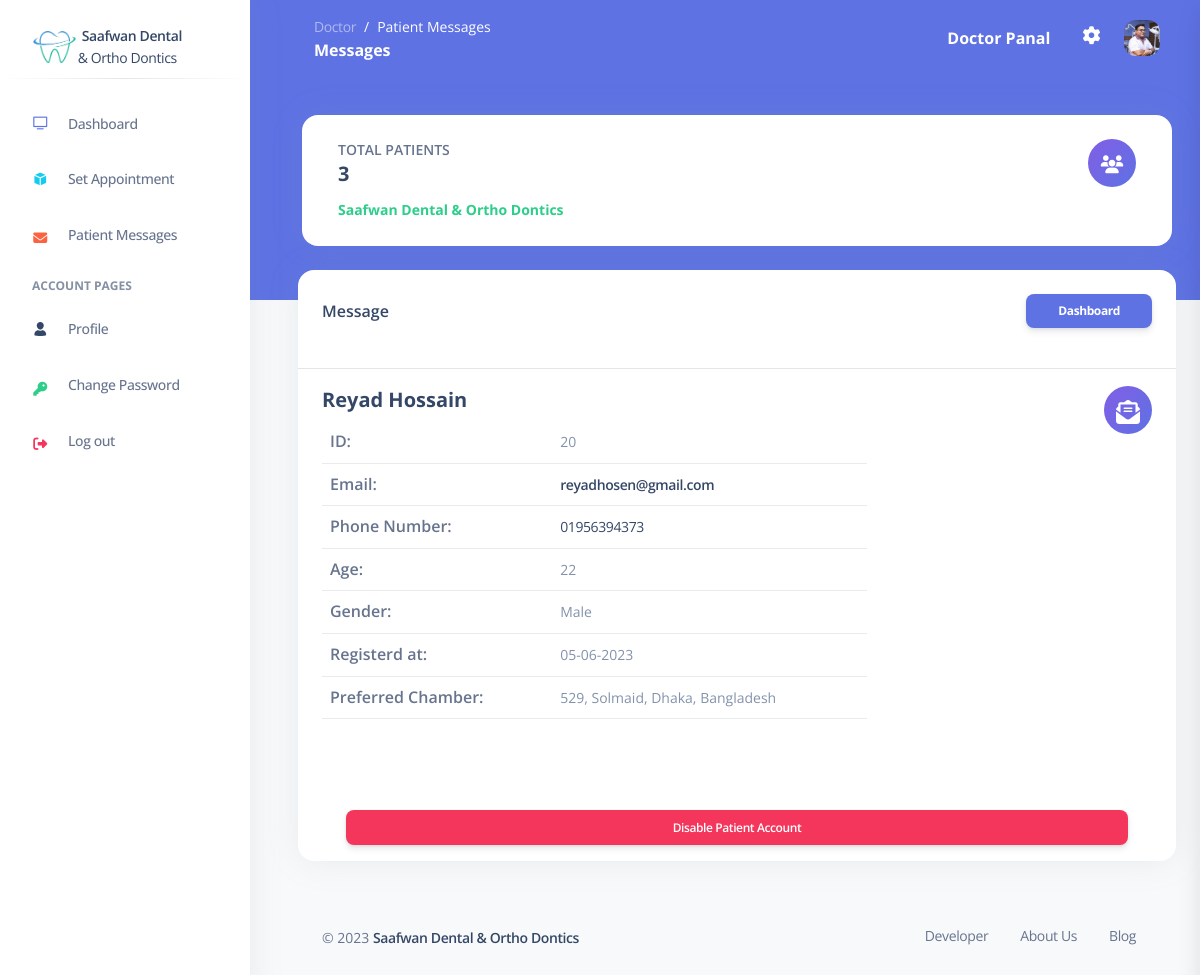
The app's page /View/doctor/patientView.php?patient-id=20 (signed in) with its own data.
### tables this page shows
CREATE TABLE `patients` (
  `id` int(11) NOT NULL,
  `name` varchar(50) NOT NULL,
  `phone` varchar(20) NOT NULL,
  `email` varchar(50) DEFAULT NULL,
  `password` varchar(20) NOT NULL,
  `age` int(200) DEFAULT NULL,
  `gender` varchar(10) DEFAULT NULL,
  `default_chamber` int(11) DEFAULT NULL,
  `created_at` date DEFAULT NULL,
  `status` tinyint(1) DEFAULT NULL
);

CREATE TABLE `doctors` (
  `id` int(11) NOT NULL,
  `name` varchar(50) NOT NULL,
  `email` varchar(50) NOT NULL,
  `phone` varchar(20) NOT NULL,
  `password` varchar(20) NOT NULL,
  `created_at` date DEFAULT NULL,
  `deleted_at` date DEFAULT NULL,
  `chamber1` varchar(250) NOT NULL,
  `chamber2` varchar(250) DEFAULT NULL
);

### View/doctor/patientView.php (the view, shortened to what this page needs)
<!DOCTYPE html>
<html lang="en">
<head>
    <link href="../../assets/css/nucleo-icons.css" rel="stylesheet" />
    <link href="../../assets/css/nucleo-svg.css" rel="stylesheet" />
    <link href="../../assets/css/nucleo-svg.css" rel="stylesheet" />
    <link id="pagestyle" href="../../assets/css/argon-dashboard.css?v=2.0.4" rel="stylesheet" />
</head>
<body class="g-sidenav-show   bg-gray-100">
    <aside class="sidenav bg-white navbar navbar-vertical navbar-expand-xs border-0 fixed-start " id="sidenav-main">
        <?php
        include("../components/doctorSidebar.php");
        function chamber($chamber)
        {
            global $doc;
            if ($chamber == "1")
                return $doc["chamber1"];
            else if ($chamber == "2")
                return $doc["chamber2"];
        }
        if (isset($_GET['patient-id'])) {
            $id = $_GET['patient-id'];
            $user = $db->query("SELECT * FROM patients WHERE id = " . $id . "")->fetch_assoc();
        }
        ?>
    </aside>
    <main class="main-content position-relative border-radius-lg ">
        <nav class="navbar navbar-main navbar-expand-lg px-0 mx-4 shadow-none border-radius-xl " id="navbarBlur" data-scroll="false">
            <div class="container-fluid py-1 px-3">
                <nav aria-label="breadcrumb">
                    <ol class="breadcrumb bg-transparent mb-0 pb-0 pt-1 px-0 me-sm-6 me-5">
                        <li class="breadcrumb-item text-sm"><a class="opacity-5 text-white" href="javascript:;">Doctor</a></li>
                        <li class="breadcrumb-item text-sm text-white active" aria-current="page">Patient Messages</li>
                    </ol>
                    <h6 class="font-weight-bolder text-white mb-0">Messages</h6>
                </nav>
                <div class="collapse navbar-collapse mt-sm-0 mt-2 me-md-0 me-sm-4" id="navbar">
                    <div class="ms-md-auto pe-md-3 d-flex align-items-center">
                        <div class="input-group">
                            <h6 class="font-weight-bolder text-white mb-0">Doctor Panal</h6>
                        </div>
                    </div>
                    <ul class="navbar-nav  justify-content-end">
                        <li class="nav-item px-3 d-flex align-items-center">
                            <a href="javascript:;" class="nav-link text-white p-0">
                                <i class="fa fa-cog fixed-plugin-button-nav cursor-pointer text-lg"></i>
                            </a>
                        </li>
                        <li class="nav-item ps-2 d-flex align-items-center dropdown">
                            <a href="javascript:;" class="nav-link text-body p-0" id="dropdownMenuButton" data-bs-toggle="dropdown" aria-expanded="false">
                                <img src="../../assets/img/profile.jpg" class="avatar avatar-sm" alt="avatar" />
                            </a>
                        </li>
                    </ul>
                </div>
            </div>
        </nav>
        <div class="container-fluid py-4">
            <div class="row mx-1 my-3">
                <div class="card">
                    <div class="card-body">
                        <div class="row">
                            <div class="col-8">
                                <div class="numbers">
                                    <p class="text-sm mb-0 text-uppercase font-weight-bold">Total Patients</p>
                                    <h5 class="font-weight-bolder">
                                        <?php echo $allPatients->num_rows ?>
                                    </h5>
                                    <p class="mb-0">
                                        <span class="text-success text-sm font-weight-bolder">Saafwan Dental & Ortho Dontics</span>
                                    </p>
                                </div>
                            </div>
                            <div class="col-4 text-end">
                                <div class="icon icon-shape bg-gradient-primary shadow-primary text-center rounded-circle">
                                    <i class="fas fa-users text-lg opacity-10" aria-hidden="true"></i>
                                </div>
                            </div>
                        </div>
                    </div>
                </div>
            </div>
            <div class="row my-4">
                <div class="col-lg-12 mb-4">
                    <div class="card mb-4 h-100">
                        <div class="d-flex align-items-center">
                            <h6 class="m-4">Message</h6>
                            <a href="dashboard.php" class="btn btn-primary btn-sm ms-auto m-4">Dashboard</a>
                        </div>
                        <hr style=" border: 0; height: 0; border-top: 1px solid rgba(0, 0, 0, 0.4); border-bottom: 1px solid rgba(255, 255, 255, 0.3);" />
                        <div class="card-body px-4 pt-0 pb-2" style="height: 50vh; overflow-y: scroll;">
                            <div class="row">
                                <div class="col-8">
                                    <div class="numbers">
                                        <h5 class="font-weight-bolder">
                                            <?php echo $user['name'] ?>
                                        </h5>
                                        <table class="table align-items-center mb-0">
                                            <tbody>
                                                <tr>
                                                    <th>ID: </th>
                                                    <td><span class="text-secondary text-sm"><?php echo $user['id'] ?></span></td>
                                                </tr>
                                                <tr>
                                                    <th>Email:</th>
                                                    <td>
                                                        <a href="mailto:<?php echo $user['email'] ?>" class="text-sm mb-0 font-weight-bold"><?php echo $user['email'] ?></a>
                                                    </td>
                                                </tr>
                                                <tr>
                                                    <th>Phone Number: </th>
                                                    <td>
                                                        <a href="tel:<?php echo $user['phone'] ?>" class="text-sm mb-0 text-uppercase"><?php echo $user['phone'] ?></a>
                                                    </td>
                                                </tr>
                                                <tr>
                                                    <th>Age: </th>
                                                    <td><span class="text-secondary text-sm"><?php echo $user['age'] ?></span></td>
                                                </tr>
                                                <tr>
                                                    <th>Gender: </th>
                                                    <td><span class="text-secondary text-sm"><?php echo $user['gender'] ?></span></td>
                                                </tr>
                                                <tr>
                                                    <th>Registerd at: </th>
                                                    <td><span class="text-secondary text-sm"><?php echo date('d-m-Y', strtotime($user['created_at'])) ?></span></td>
                                                </tr>
                                                <tr>
                                                    <th>Preferred Chamber: </th>
                                                    <td><span class="text-secondary text-sm"><?php echo chamber($user['default_chamber']) ?></span></td>
                                                </tr>
                                            </tbody>
                                        </table>
                                    </div>
                                </div>
                                <div class="col-4 text-end">
                                    <div class="icon icon-shape bg-gradient-primary shadow-primary text-center rounded-circle">
                                        <i class="fas fa-envelope-open-text text-2xl opacity-10" aria-hidden="true"></i>
                                    </div>
                                </div>
                            </div>
                        </div>
                        <?php
                        if ($user['status'] == true) {
                            echo "
                            <a href='../../Controller/doctor/deletePatientController.php?patient-id=" .  $user['id'] . "' class='btn btn-danger font-weight-bold text-xs mx-5'>
                                Disable Patient Account
                            </a>
                            ";
                        }
                        ?>
                    </div>
                </div>
                <?php include("../components/doctorFooter.php"); ?>
            </div>
    </main>
</body>
</html>

### Assets/css/nucleo-svg.css (style rules this page uses)
.icon { display: inline-block; color: #111111; height: 1em; width: 1em; }
.icon { fill: currentColor; stroke: none; }

### records on screen
patients: name "Reyad Hossain", id "20", email "reyadhosen@gmail.com", phone "01956394373", age "22", gender "Male", created_at "05-06-2023", default_chamber.chamber1 "529, Solmaid, Dhaka, Bangladesh"

### other values on screen
$allPatients->num_rows "3"
